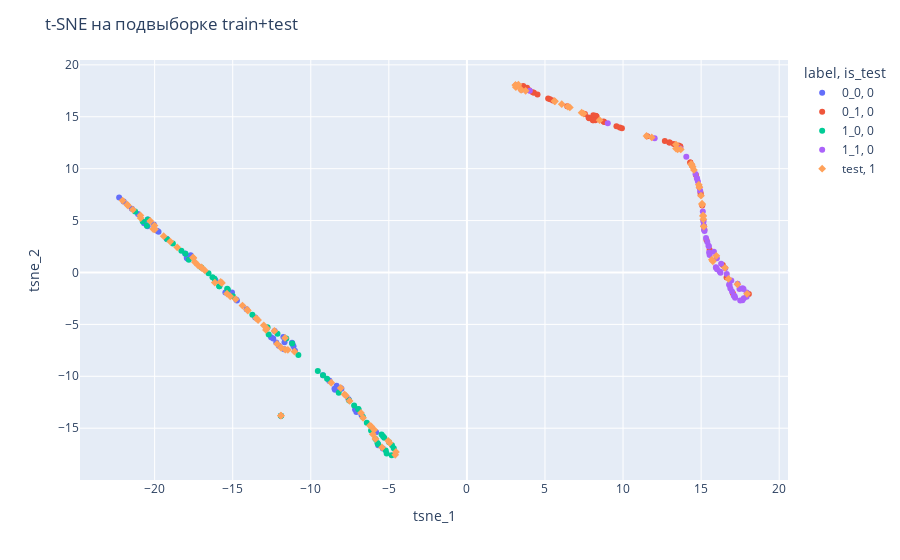

Write notebook code for a chart like this one.
### Code cell
import numpy as np
import pandas as pd
import plotly.express as px
from sklearn.manifold import TSNE
from sklearn.preprocessing import StandardScaler


features = ['time_to_order_seconds', 'hard_call']

tr2 = tr.copy()
tr2['is_test'] = 0

tr2['target'] = target

tr2['label'] = tr2['target'].astype(str) + '_' + tr2['hard_call'].astype(str)

tst2 = tst.copy()
tst2['is_test'] = 1
tst2['label'] = 'test'

full = pd.concat([
    tr2[features + ['is_test','label']],
    tst2[features + ['is_test','label']]
], axis=0)

#Делим на группы по label и делаем подвыборку
np.random.seed(42)
samples = []
for lbl, size in [('0_0', 50), ('0_1', 50), ('1_0', 50), ('1_1', 50)]:
    grp = full[full['label']==lbl]
    samples.append(grp.sample(min(size, len(grp)), random_state=42))
    
# для теста
grp_test = full[full['label']=='test']
samples.append(grp_test.sample(min(100, len(grp_test)), random_state=42))

sub = pd.concat(samples, axis=0)

scaler = StandardScaler()
scaled_features = scaler.fit_transform(sub[features].fillna(-999999999))

#Запускаем t‑SNE на подвыборке
tsne = TSNE(n_components=2, random_state=42, perplexity=30)
coords = tsne.fit_transform(scaled_features)

sub = sub.assign(
    tsne_1 = coords[:,0],
    tsne_2 = coords[:,1],
)

fig = px.scatter(
    sub,
    x='tsne_1',
    y='tsne_2',
    color='label',
    symbol='is_test',
    hover_data=features + ['is_test']
)
fig.update_layout(title='t-SNE на подвыборке train+test')
fig.show()

### Figure 1 — Plotly figure (JSON) as saved in the notebook; plotly's stock layout.template omitted (floating-point values rounded to 4 significant figures; data arrays with more than 128 entries replaced by an {"elided": "..."} marker saying what was removed)
{"data": [{"customdata": {"elided": "50x3 float values"}, "hovertemplate": "label=0_0<br>is_test=%{customdata[2]}<br>tsne_1=%{x}<br>tsne_2=%{y}<br>time_to_order_seconds=%{customdata[0]}<br>hard_call=%{customdata[1]}<extra></extra>", "legendgroup": "0_0, 0", "marker": {"color": "#636efa", "symbol": "circle"}, "mode": "markers", "name": "0_0, 0", "orientation": "v", "showlegend": true, "type": "scatter", "x": [-7.578, -8.825, -21.46, -5.384, -17.69, -13.56, -8.042, -21.98, -19.75, -11.1, -6.751, -17.91, -11.01, -15.47, -11.18, -20.45, -11.76, -16.1, -15.04, -19.84, -11.91, -8.091, -12.21, -9.215, -11.2, -12.54, -12.41, -17.94, -8.346, -20.05, -20.68, -22.27, -12.04, -8.448, -19.23, -14.73, -11.68, -20.44, -18.05, -14.78, -7.081, -7.163, -12.32, -14.11, -21.06, -5.681, -8.482, -8.795, -11.71, -5.813], "xaxis": "x", "y": [-12.2, -10.41, 6.13, -16.95, 1.651, -4.333, -11.19, 6.833, 3.918, -7.112, -13.74, 1.339, -7.529, -1.93, -6.854, 4.457, -6.215, -0.762, -1.939, 4.026, -13.79, -11.13, -6.736, -9.902, -6.776, -6.243, -6.363, 1.43, -10.92, 4.613, 4.738, 7.233, -7.05, -11.29, 3.251, -2.687, -6.731, 5.095, 1.832, -2.61, -13.44, -13.2, -5.633, -3.543, 5.644, -16.65, -11.21, -10.45, -7.392, -15.38], "yaxis": "y"}, {"customdata": {"elided": "50x3 float values"}, "hovertemplate": "label=0_1<br>is_test=%{customdata[2]}<br>tsne_1=%{x}<br>tsne_2=%{y}<br>time_to_order_seconds=%{customdata[0]}<br>hard_call=%{customdata[1]}<extra></extra>", "legendgroup": "0_1, 0", "marker": {"color": "#EF553B", "symbol": "circle"}, "mode": "markers", "name": "0_1, 0", "orientation": "v", "showlegend": true, "type": "scatter", "x": [15.54, 14.31, 3.993, 3.485, 7.56, 5.507, 15.21, 9.929, 4.296, 8.096, 13.56, 12.99, 4.215, 9.79, 13.67, 6.423, 8.307, 5.203, 4.523, 5.324, 14.98, 16.63, 12.68, 8.796, 14.89, 3.609, 15.34, 15.17, 7.827, 8.273, 8.079, 14.42, 14.31, 9.578, 17.04, 13.25, 8.755, 3.852, 14.67, 12.95, 11.55, 15.07, 14.96, 18.06, 16.39, 13.66, 8.236, 8.225, 8.076, 7.789], "xaxis": "x", "y": [2.188, 10.6, 17.55, 17.6, 15.26, 16.57, 4.108, 13.89, 17.31, 15.15, 12.24, 12.52, 17.36, 13.96, 12.08, 16.01, 15.02, 16.75, 17.15, 16.68, 7.547, -0.4854, 12.67, 14.49, 8.219, 17.98, 3.139, 4.494, 14.85, 15.07, 14.67, 10.28, 10.6, 14.08, -2.011, 12.37, 14.55, 17.8, 9.38, 12.53, 13.13, 6.463, 7.704, -2.062, 0.7146, 12.15, 15.09, 14.66, 14.67, 14.94], "yaxis": "y"}, {"customdata": {"elided": "50x3 float values"}, "hovertemplate": "label=1_0<br>is_test=%{customdata[2]}<br>tsne_1=%{x}<br>tsne_2=%{y}<br>time_to_order_seconds=%{customdata[0]}<br>hard_call=%{customdata[1]}<extra></extra>", "legendgroup": "1_0, 0", "marker": {"color": "#00cc96", "symbol": "circle"}, "mode": "markers", "name": "1_0, 0", "orientation": "v", "showlegend": true, "type": "scatter", "x": [-4.821, -8.209, -18.83, -16.3, -20.44, -5.854, -4.982, -21.25, -15.86, -19.2, -12.7, -15.35, -4.684, -17.01, -5.465, -9.547, -16.55, -6.411, -11.19, -18.02, -5.73, -5.197, -13.74, -15.86, -15.31, -11.91, -8.956, -14.99, -6.659, -6.954, -7.543, -5.292, -5.14, -5.679, -10.79, -12.13, -5.375, -9.215, -16.16, -12.77, -20.5, -17.81, -6.943, -11.57, -18.29, -6.139, -4.8, -7.223, -20.76, -11.91], "xaxis": "x", "y": [-17.61, -11.58, 2.786, -0.4604, 5.094, -16.05, -16.34, 5.871, -1.337, 3.213, -5.973, -1.577, -16.92, 0.4799, -15.6, -9.487, -0.06238, -14.47, -6.832, 1.808, -16.44, -17.14, -4.07, -1.331, -1.642, -13.79, -10.24, -2.283, -13.91, -13.16, -12.34, -15.93, -17.44, -16.54, -7.944, -5.91, -15.77, -9.909, -0.5926, -5.282, 4.508, 1.22, -13.18, -6.361, 2.102, -15.22, -16.65, -12.82, 4.9, -13.79], "yaxis": "y"}, {"customdata": {"elided": "50x3 float values"}, "hovertemplate": "label=1_1<br>is_test=%{customdata[2]}<br>tsne_1=%{x}<br>tsne_2=%{y}<br>time_to_order_seconds=%{customdata[0]}<br>hard_call=%{customdata[1]}<extra></extra>", "legendgroup": "1_1, 0", "marker": {"color": "#ab63fa", "symbol": "circle"}, "mode": "markers", "name": "1_1, 0", "orientation": "v", "showlegend": true, "type": "scatter", "x": [3.154, 15.51, 14.8, 15.55, 16.93, 14.05, 15.95, 14.75, 17.14, 16.98, 14.73, 16.28, 16.64, 16.54, 17.65, 14.94, 16.19, 16.82, 17.74, 16.8, 17.5, 17.18, 16.24, 15.47, 15.22, 15.15, 15.96, 15.5, 15.31, 17.91, 16.87, 17.34, 15.15, 14.64, 17.46, 15.4, 4.031, 15.11, 15.16, 9.023, 12.03, 15.2, 17.66, 17.72, 13.66, 17.09, 15.82, 16.02, 16.01, 17.92], "xaxis": "x", "y": [18.03, 1.914, 8.773, 1.682, -0.7638, 11.16, 0.4924, 9.018, -2.269, -1.829, 9.086, 0.8395, -0.1468, 0.4127, -2.664, 7.883, 0.1063, -1.24, -2.478, -1.159, -2.689, -2.436, -0.01644, 2.586, 3.985, 4.887, 0.4615, 2.525, 3.333, -2.339, -1.547, -1.076, 5.02, 9.485, -1.595, 2.932, 17.5, 5.887, 4.51, 14.38, 12.93, 4.114, -1.528, -1.592, 11.95, -2.243, 1.993, 0.3154, 1.368, -1.916], "yaxis": "y"}, {"customdata": {"elided": "100x3 float values"}, "hovertemplate": "label=test<br>is_test=%{customdata[2]}<br>tsne_1=%{x}<br>tsne_2=%{y}<br>time_to_order_seconds=%{customdata[0]}<br>hard_call=%{customdata[1]}<extra></extra>", "legendgroup": "test, 1", "marker": {"color": "#FFA15A", "symbol": "diamond"}, "mode": "markers", "name": "test, 1", "orientation": "v", "showlegend": true, "type": "scatter", "x": [3.472, -12.87, 16.75, 13.5, -16.78, -6.65, -22.05, -8.689, 15.13, -4.952, -21.4, -17.22, -7.748, -17.01, -11.63, -12.82, -11.05, 14.85, -20.09, -19.42, -16.15, -17.42, -11.91, 6.592, -8.081, 3.761, 15.14, 17.94, -15.69, 14.36, -6.13, 5.608, -5.041, -13.01, -5.859, -5.938, -19.0, 8.498, 3.135, 7.472, -6.025, 6.074, -12.33, -20.01, 15.17, 14.46, -7.512, -21.71, -6.213, 14.99, -20.28, 17.33, 3.105, -4.592, -20.9, 15.75, 15.06, 15.69, -16.99, -7.836, -18.56, 15.13, 3.116, -15.16, -11.91, 16.53, 14.89, 14.39, -19.99, -11.9, -17.54, -12.16, 11.5, 3.297, 11.84, 5.639, 7.348, 6.459, 14.54, -15.77, 15.07, -4.544, 13.39, -14.08, -13.38, -6.783, 13.7, -21.76, 15.98, -13.49, 13.39, -11.65, -11.47, -14.81, -14.03, -17.52, -5.434, -15.37, -20.91, -14.37], "xaxis": "x", "y": [17.61, -5.538, -0.6058, 11.87, 0.1944, -14.0, 6.931, -10.62, 5.497, -16.41, 6.047, 0.6916, -11.87, 0.492, -7.431, -5.382, -7.622, 8.46, 4.18, 3.502, -0.9741, 0.9877, -13.79, 15.9, -11.13, 17.5, 5.118, -2.053, -1.007, 10.46, -14.83, 16.51, -16.22, -5.093, -16.03, -15.15, 2.979, 14.67, 17.85, 15.3, -15.59, 16.22, -5.631, 4.518, 4.427, 10.18, -12.37, 6.455, -14.75, 7.402, 4.96, -1.138, 18.05, -17.57, 5.246, 1.083, 6.62, 1.235, 0.4565, -11.75, 2.428, 5.421, 18.04, -2.297, -13.79, 0.4477, 8.221, 10.38, 4.166, -7.252, 1.449, -6.883, 13.15, 18.09, 13.01, 16.49, 15.4, 15.98, 9.881, -0.9073, 6.532, -17.29, 11.94, -3.581, -4.585, -13.53, 11.86, 6.533, 1.602, -4.415, 12.32, -6.302, -7.453, -2.574, -3.672, 1.385, -16.85, -2.041, 5.499, -3.188], "yaxis": "y"}], "layout": {"legend": {"title": {"text": "label, is_test"}, "tracegroupgap": 0}, "margin": {"t": 60}, "title": {"text": "t-SNE на подвыборке train+test"}, "xaxis": {"anchor": "y", "domain": [0, 1], "title": {"text": "tsne_1"}}, "yaxis": {"anchor": "x", "domain": [0, 1], "title": {"text": "tsne_2"}}}}
